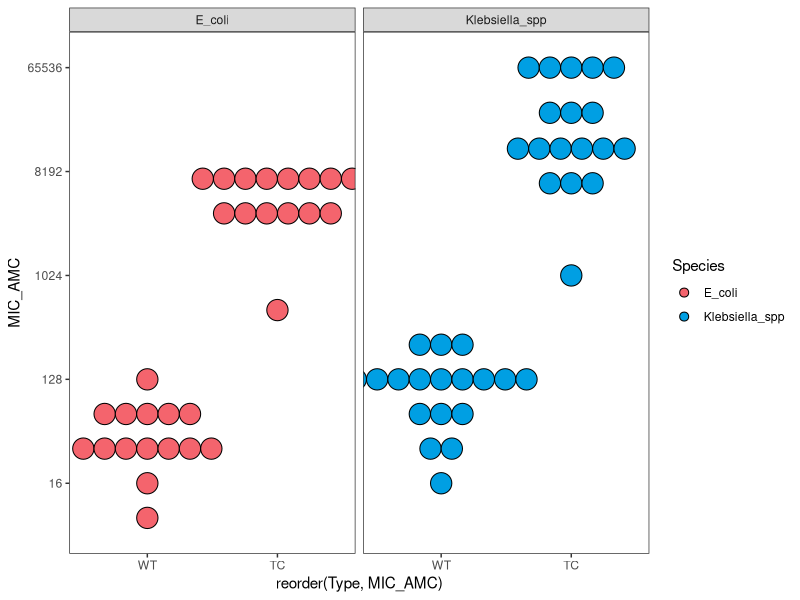
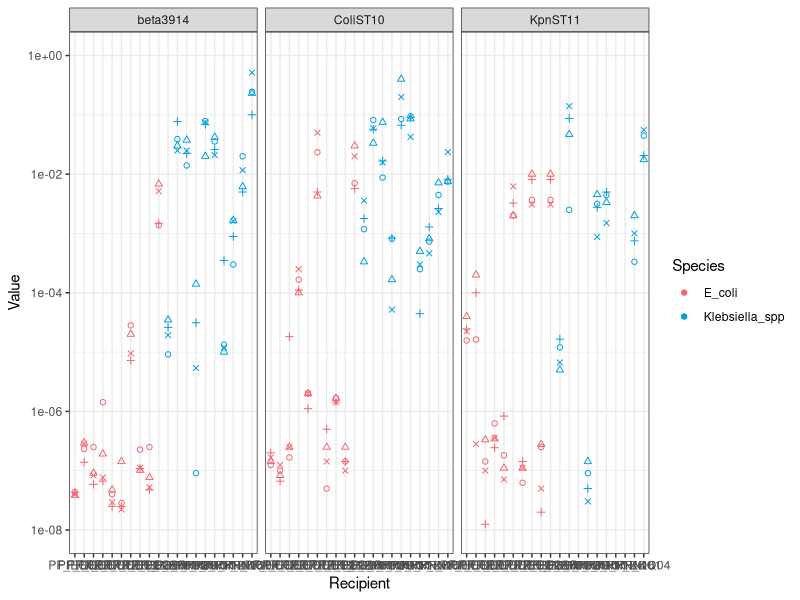
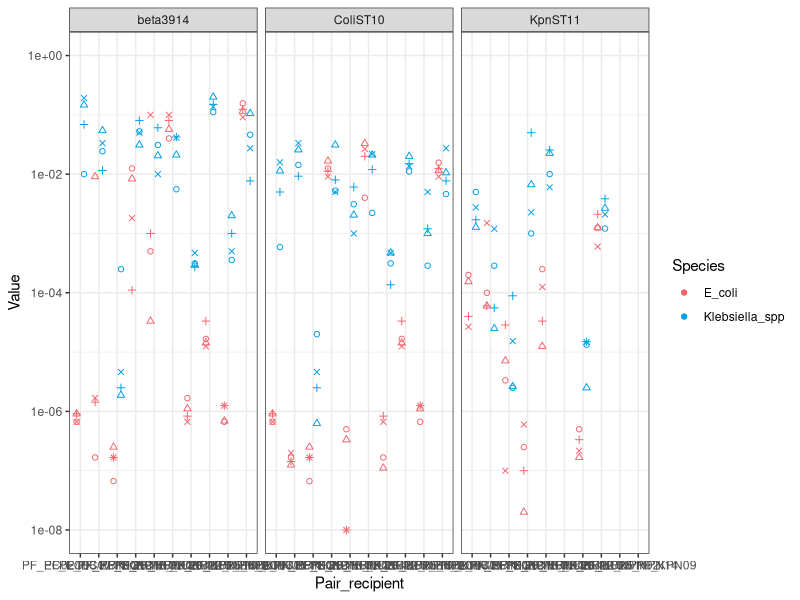
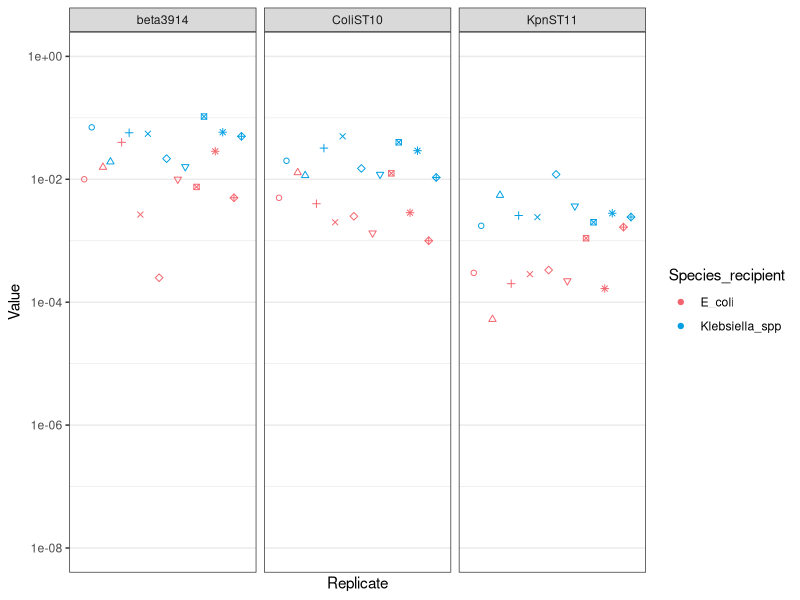

R code for these plots, in order: (Note: this script raises an error after producing the figures.)

library(tidyverse)
library(ggpubr)
library(readxl)

#Figure 1A. MICs

MICS<- read_excel("source_data.xlsx", 
                        sheet = "MICs (Fig. 1A)")
MICS %>%
  ggplot(aes(fill=Species, reorder(Type, MIC_AMC), MIC_AMC))+ # Change here the antibiotic to plot
  geom_line(aes(group=Strain), color="grey50")+
  scale_fill_manual(values=c("#f4646dff", "#009fe3ff"))+
  geom_dotplot(binaxis='y', stackdir='center',
               stackratio=1, dotsize=.88, binwidth =.7)+
  scale_y_continuous(trans= ('log2'), breaks =c(16,128,1024,8192,65536))+
  facet_grid(~Species)+
  theme_bw()+
  theme(panel.background = element_blank(), panel.grid = element_blank())

#Figure 2A. One recipient conjugation frequencies

CC_single <- read_excel("source_data.xlsx", 
                        sheet = "Single conjugations (Fig. 2A)")

ggplot(CC_single, aes(x=Recipient, y=Value, color=Species, shape=Replicate)) +
  geom_jitter(position=position_dodge(0.8))+
  scale_color_manual(values=c("#f4646dff", "#009fe3ff"))+
  scale_shape_identity()+
  scale_y_continuous(trans = 'log10', limits = c(1e-08, 1e-00), 
                     breaks = c(1e-08, 1e-06, 1e-04, 1e-02, 1e-00))+
  facet_grid(~Donor)+
  theme_bw()

#Figure 2B. Recipient pairs conjugation frequencies

CC_pairs <- read_excel("source_data.xlsx", 
                       sheet = "Paired conjugations (Fig. 2B)")

ggplot(CC_pairs, aes(x=Pair_recipient, y=Value, color=Species, shape=Replicate)) +
  geom_jitter(position=position_dodge(0.8))+
  scale_color_manual(values=c("#f4646dff", "#009fe3ff"))+
  scale_shape_identity()+
  scale_y_continuous(trans = 'log10', limits = c(1e-08, 1e-00), 
                     breaks = c(1e-08, 1e-06, 1e-04, 1e-02, 1e-00))+
  facet_grid(~Donor)+
  theme_bw()

#Figure 2C. Recipients pool conjugation frequencies

CC_pool <- read_excel("source_data.xlsx", 
                      sheet = "Pool conjugations (Fig. 2C)")

ggplot(CC_pool, aes(x=Replicate, y=Value, color=Species_recipient, shape=Replicate)) +
  geom_jitter(position=position_dodge(0.8))+
  scale_color_manual(values=c("#f4646dff", "#009fe3ff"))+
  scale_shape_identity()+
  scale_y_continuous(trans = 'log10', limits = c(1e-08, 1e-00), 
                     breaks = c(1e-08, 1e-06, 1e-04, 1e-02, 1e-00))+
  scale_x_discrete('Replicate')+
  facet_grid(~Donor)+
  theme_bw()

#Figure 3A. Mouse gut colonization levels

cfu <- read_excel("source_data.xlsx", 
                         sheet = "Colonization levels (Fig. 3A)")

ggplot(cfu, aes(x=Recipient, y=logCFU, color=Species, shape=Replicate)) +
  geom_jitter(position=position_dodge(0.8))+
  stat_summary(fun.y = median, fun.ymin = median, fun.ymax = median,
               geom = "crossbar", width = 0.5, color= "black")+
  scale_color_manual(values=c("#f4646dff", "#009fe3ff"))+
  scale_shape_identity()+
  scale_y_continuous(limits = c(0, 10), breaks = c(0,2, 4, 6, 8,10))+
  facet_grid(Sample ~ Type)+
  theme_bw()

#Figure 3B. In vivo conjugation frequencies

conj_mice <- read_excel("source_data.xlsx", 
                        sheet = "Conjugation freqs (Fig. 3B)")

ggplot(conj_mice, aes(x=Recipient, y=Value, color=Species, shape=Replicate)) +
  geom_jitter(position=position_dodge(0.8))+
  #stat_summary(fun.y = median, fun.ymin = median, fun.ymax = median,
  #geom = "crossbar", width = 0.5, color= "black")+
  scale_color_manual(values=c("#f4646dff", "#009fe3ff"))+
  scale_shape_identity()+
  scale_y_continuous(trans = 'log10', limits = c(1e-08, 1e-00), 
                     breaks = c(1e-08, 1e-06, 1e-04, 1e-02, 1e-00))+
  facet_grid(~Sample)+
  theme_bw()


#Statistical analysis

#Paired Wilcoxon test for recipient pairs conjugations

pairwise.wilcox.test(CC_pairs$Value, CC_pairs$Species , paired = TRUE, alternative= "greater", p.adjust.method = "holm")

#Kruskal-wallis test for single and pool conjugations in vitro and in vivo conjugations

kruskal.test(Value ~ interaction(Donor,Species_recipient), data = CC_pool %>% filter(Donor=="beta3914"))

